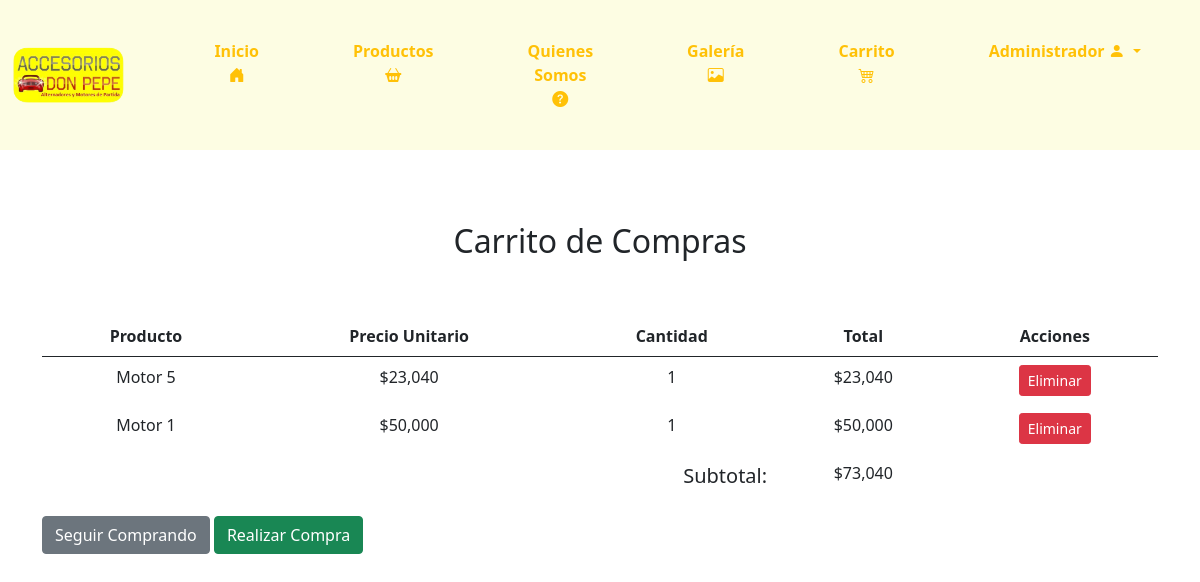
Before: /carrito/ (signed in) with the older database file.
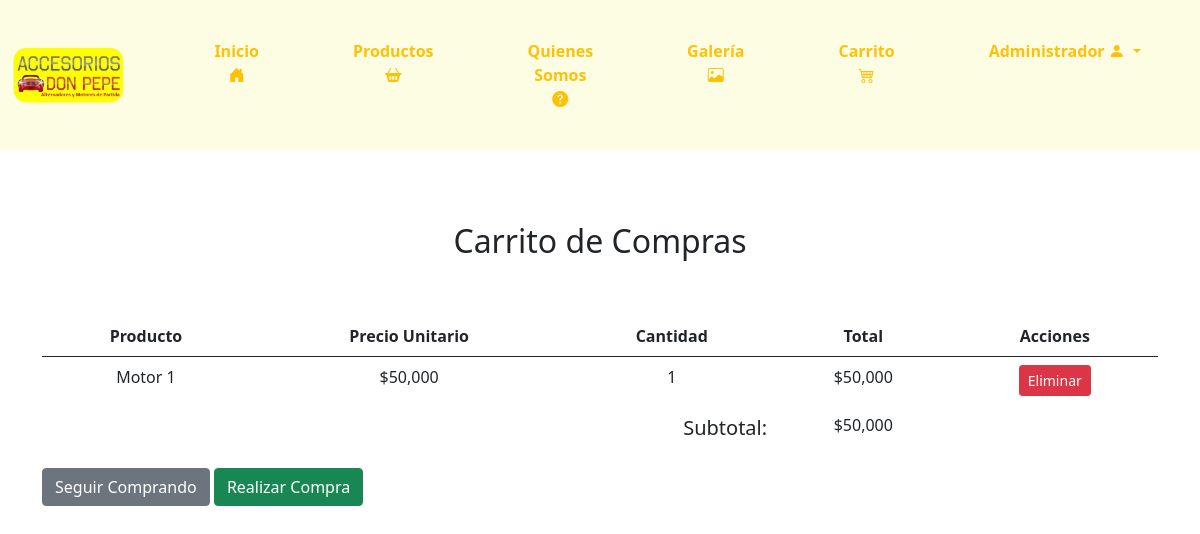
After: the same page with the newer database file.
### core/models.py (models this page shows, shortened)
class ItemCarrito(models.Model):
    usuario = models.ForeignKey(User, on_delete=models.CASCADE)
    producto = models.ForeignKey(Producto, on_delete=models.CASCADE)
    cantidad = models.IntegerField(default=1)

class Producto(models.Model):
    codProducto = models.IntegerField(primary_key=True)
    nombreP = models.CharField(max_length=100)
    stock = models.IntegerField()
    descipcion = models.CharField(max_length=500)
    foto = models.ImageField(upload_to="productos")  # Directorio de destino para las imágenes de los productos
    precio = models.IntegerField()
    categoria = models.ForeignKey(Categoria, on_delete=models.CASCADE)

### core/views.py (the view)
# urls.py: path('carrito/', carrito, name='carrito'),
@login_required
def carrito(request):
    carrito = ItemCarrito.objects.filter(usuario=request.user)
    total = sum(item.producto.precio * item.cantidad for item in carrito)
    context = {
        'carrito': carrito,
        'total': total,
    }
    return render(request, 'core/carrito.html', context)

### core/templatetags/custom_filters.py (called while the page is built)
@register.filter
def format_clp(value):
    try:
        return "${:,.0f}".format(value)
    except (ValueError, TypeError):
        return value

@register.filter
def multiplicar(value, arg):
    try:
        return value * arg
    except (TypeError, ValueError):
        return 0

### core/templates/core/carrito.html (shortened to what this page needs)
{% load static %}
{% load custom_filters %}
<!DOCTYPE html>
<html lang="en">
<head>
    <link href="https://cdn.jsdelivr.net/npm/bootstrap@5.0.2/dist/css/bootstrap.min.css" rel="stylesheet"
>
    <link href="https://cdnjs.cloudflare.com/ajax/libs/font-awesome/6.0.0-beta3/css/all.min.css" rel="stylesheet">
    <link type="text/css" rel="stylesheet" href="{% static 'css/inicio.css' %}">
    <link href="https://cdn.jsdelivr.net/npm/bootstrap-icons/font/bootstrap-icons.css" rel="stylesheet">
</head>
<body>
    <nav class="navbar navbar-expand-lg navbar-light" style="background-color: #fdfde3;">
        <div class="container-fluid">
            <a class="navbar-brand" href="{% url 'inicio' %}">
                <img src="{% static 'img/logo-don-pepe.png' %}" class="logo" style="max-width: 80%;"
                    alt="Accesorios Don Pepe">
            </a>
            <div class="collapse navbar-collapse justify-content-end" id="navbarNav">
                <ul class="navbar-nav">
                    <li class="nav-item">
                        <a class="btn btn-outline-warning py-4 px-4 mx-2" href="{% url 'inicio' %}">
                            Inicio
                            <i class="bi bi-house-door-fill"></i>
                        </a>
                    </li>
                    <li class="nav-item">
                        <a class="btn btn-outline-warning py-4 px-4 mx-2" href="{% url 'productos' %}">
                            Productos
                            <i class="bi bi-basket2-fill"></i>
                        </a>
                    </li>
                    <li class="nav-item">
                        <a class="btn btn-outline-warning py-4 px-4 mx-2" href="{% url 'quienessomos' %}">
                            Quienes Somos
                            <i class="bi bi-question-circle-fill"></i>
                        </a>
                    </li>
                    <li class="nav-item">
                        <a class="btn btn-outline-warning py-4 px-4 mx-2" href="{% url 'galeria' %}">
                            Galería
                            <i class="bi bi-image"></i>
                        </a>
                    </li>
                    <li class="nav-item">
                        <a class="btn btn-outline-warning py-4 px-4 mx-2 position-relative" data-bs-toggle="modal" data-bs-target="#cartModal">
                            Carrito
                            <i class="bi bi-cart4"></i>
                        </a>
                    </li>
                    <li class="nav-item dropdown">
                        {% if user.is_authenticated %}
                        <div class="btn-group">
                            <button type="button" class="btn btn-outline-warning py-4 px-4 mx-2 dropdown-toggle"
                                data-bs-toggle="dropdown" style="font-weight: 700; border: 0px; border-radius: 10px;">
                                {% if user.is_superuser %}
                                Administrador
                                {% else %}
                                Hola {{ user.first_name }}
                                {% endif %}
                                <i class="bi bi-person-fill"></i>
                            </button>
                        </div>
                        {% endif %}
                    </li>
                </ul>
            </div>
        </div>
    </nav>
    <br>
    <div class="container mt-5">
        <div style="text-align: center;">
            <h2>Carrito de Compras</h2>
        </div>
        <br><br>
        <table class="table" style="border-color: rgba(0, 0, 0, 0);">
            <thead style="text-align: center;">
                <tr>
                    <th>Producto</th>
                    <th>Precio Unitario</th>
                    <th>Cantidad</th>
                    <th>Total</th>
                    <th>Acciones</th>
                </tr>
            </thead>
            <tbody style="text-align: center;">
                {% for item in carrito %}
                <tr>
                    <td>{{ item.producto.nombreP }}</td>
                    <td>{{ item.producto.precio |format_clp }}</td>
                    <td>{{ item.cantidad }}</td>
                    <td>{{ item.producto.precio|multiplicar:item.cantidad|format_clp }}</td>
                    <td>
                        <a href="{% url 'eliminar_del_carrito' item.id %}" class="btn btn-danger btn-sm">Eliminar</a>
                    </td>
                </tr>
                {% endfor %}
                <tr>
                    <td colspan="3" class="text-end" style="font-size: 20px; font-weight: 500;">Subtotal:</td>
                    <td style="font-weight: 500;">{{ total |format_clp }}</td>
                    <td></td>
                </tr>
            </tbody>
        </table>
        <a href="{% url 'productos' %}" class="btn btn-secondary">Seguir Comprando</a>
        <a href="#" class="btn btn-success">Realizar Compra</a>
    </div>
</body>
</html>

### core/static/css/inicio.css (style rules this page uses)
.navbar { padding: 0%; }
.navbar-nav li { padding: 15px 15px; }
.navbar-nav li a { font-weight: 700; border: 0px; border-radius: 10px; }

Changed rows visible on the page:
removed ItemCarrito: producto.nombreP "Motor 5", producto.precio "$23,040", cantidad "1", producto.precio|multiplicar "$23,040"
Other visible differences:
{{ total |format_clp }}: "$73,040" → "$50,000"
